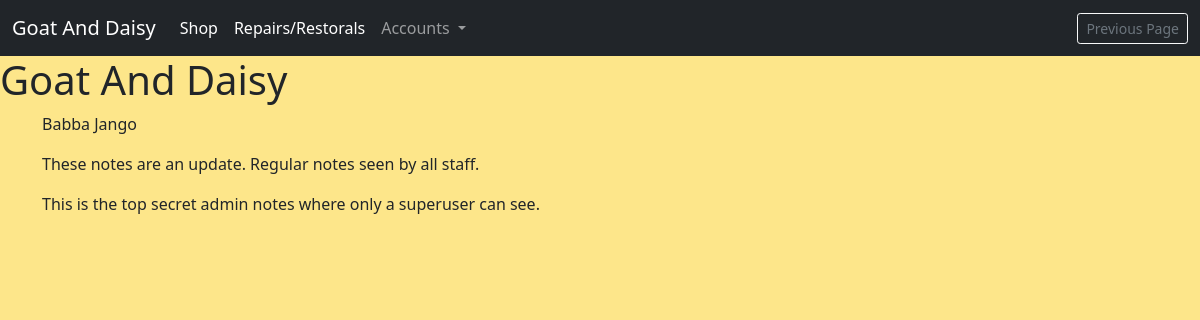
The page /profiles/staff-member/6/ on the database as committed earlier.
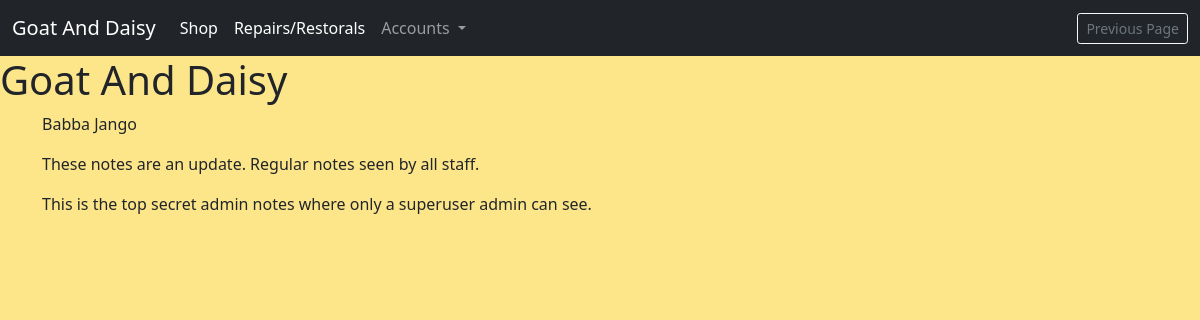
The same page on the database as committed later.
### profiles/models.py (models this page shows, shortened)
class StaffMember(models.Model):
    username = models.OneToOneField(
        User, on_delete=models.CASCADE, null=True, editable=False)
    email = models.EmailField(unique=True, default="start@domain.dj")
    full_name = models.CharField(max_length=100, default="startname")
    shop_staff = models.BooleanField(default=False)
    workshop_staff = models.BooleanField(default=False)
    admin_access_permission = models.BooleanField(default=False)
    notes = models.TextField(null=True, blank=True)
    admin_notes = models.TextField(null=True, blank=True)

### profiles/views.py (the view)
# urls.py: path('staff-member/<int:pk>/', views.StaffMemberDetailView.as_view(),
class StaffMemberDetailView(DetailView):
    model = StaffMember
    template_name = 'registration/staff_member.html'
    context_object_name = 'member'

### profiles/templatetags/user_in_group_tag.py (called while the page is built)
@register.filter(name='has_group')
def has_group(user, group_name):
    try:
        group = Group.objects.get(name=group_name)
    except Group.DoesNotExist:
        return False
    return group in user.groups.all()

### templates/registration/staff_member.html
{% extends 'base.html' %}
{% block content %}
<p>{{ member.full_name }}</p>
<p>{{ member.notes }}</p>
<p>{{ member.admin_notes }}</p>
{% endblock %}

Rows that differ between the two databases and show on the page:
changed StaffMember "Babba Jango": admin_notes "This is the top secret admin notes where only a superuser can see." → "This is the top secret admin notes where only a superuser admin can see."
